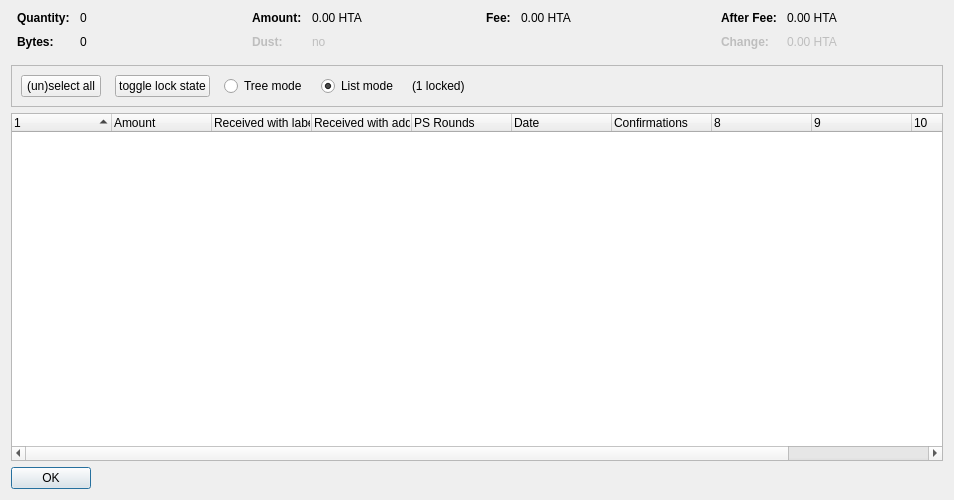
<?xml version="1.0" encoding="UTF-8"?>
<ui version="4.0">
 <class>CoinControlDialog</class>
 <widget class="QDialog" name="CoinControlDialog">
  <property name="geometry">
   <rect>
    <x>0</x>
    <y>0</y>
    <width>954</width>
    <height>500</height>
   </rect>
  </property>
  <property name="windowTitle">
   <string>Coin Selection</string>
  </property>
  <layout class="QVBoxLayout" name="verticalLayout">
   <item>
    <layout class="QHBoxLayout" name="horizontalLayoutTop" stretch="0,0,0,0">
     <property name="topMargin">
      <number>0</number>
     </property>
     <property name="bottomMargin">
      <number>10</number>
     </property>
     <item>
      <layout class="QFormLayout" name="formLayoutCoinControl1">
       <property name="horizontalSpacing">
        <number>10</number>
       </property>
       <property name="verticalSpacing">
        <number>10</number>
       </property>
       <property name="leftMargin">
        <number>6</number>
       </property>
       <property name="rightMargin">
        <number>6</number>
       </property>
       <item row="0" column="0">
        <widget class="QLabel" name="labelCoinControlQuantityText">
         <property name="font">
          <font>
           <weight>75</weight>
           <bold>true</bold>
          </font>
         </property>
         <property name="text">
          <string>Quantity:</string>
         </property>
        </widget>
       </item>
       <item row="0" column="1">
        <widget class="QLabel" name="labelCoinControlQuantity">
         <property name="cursor">
          <cursorShape>IBeamCursor</cursorShape>
         </property>
         <property name="contextMenuPolicy">
          <enum>Qt::ActionsContextMenu</enum>
         </property>
         <property name="text">
          <string notr="true">0</string>
         </property>
         <property name="textInteractionFlags">
          <set>Qt::LinksAccessibleByMouse|Qt::TextSelectableByKeyboard|Qt::TextSelectableByMouse</set>
         </property>
        </widget>
       </item>
       <item row="1" column="0">
        <widget class="QLabel" name="labelCoinControlBytesText">
         <property name="font">
          <font>
           <weight>75</weight>
           <bold>true</bold>
          </font>
         </property>
         <property name="text">
          <string>Bytes:</string>
         </property>
        </widget>
       </item>
       <item row="1" column="1">
        <widget class="QLabel" name="labelCoinControlBytes">
         <property name="cursor">
          <cursorShape>IBeamCursor</cursorShape>
         </property>
         <property name="contextMenuPolicy">
          <enum>Qt::ActionsContextMenu</enum>
         </property>
         <property name="text">
          <string notr="true">0</string>
         </property>
         <property name="textInteractionFlags">
          <set>Qt::LinksAccessibleByMouse|Qt::TextSelectableByKeyboard|Qt::TextSelectableByMouse</set>
         </property>
        </widget>
       </item>
      </layout>
     </item>
     <item>
      <layout class="QFormLayout" name="formLayoutCoinControl2">
       <property name="horizontalSpacing">
        <number>10</number>
       </property>
       <property name="verticalSpacing">
        <number>10</number>
       </property>
       <property name="leftMargin">
        <number>6</number>
       </property>
       <property name="rightMargin">
        <number>6</number>
       </property>
       <item row="0" column="0">
        <widget class="QLabel" name="labelCoinControlAmountText">
         <property name="font">
          <font>
           <weight>75</weight>
           <bold>true</bold>
          </font>
         </property>
         <property name="text">
          <string>Amount:</string>
         </property>
        </widget>
       </item>
       <item row="0" column="1">
        <widget class="QLabel" name="labelCoinControlAmount">
         <property name="cursor">
          <cursorShape>IBeamCursor</cursorShape>
         </property>
         <property name="contextMenuPolicy">
          <enum>Qt::ActionsContextMenu</enum>
         </property>
         <property name="text">
          <string notr="true">0.00 HTA</string>
         </property>
         <property name="textInteractionFlags">
          <set>Qt::LinksAccessibleByMouse|Qt::TextSelectableByKeyboard|Qt::TextSelectableByMouse</set>
         </property>
        </widget>
       </item>
       <item row="1" column="0">
        <widget class="QLabel" name="labelCoinControlLowOutputText">
         <property name="enabled">
          <bool>false</bool>
         </property>
         <property name="font">
          <font>
           <weight>75</weight>
           <bold>true</bold>
          </font>
         </property>
         <property name="text">
          <string>Dust:</string>
         </property>
        </widget>
       </item>
       <item row="1" column="1">
        <widget class="QLabel" name="labelCoinControlLowOutput">
         <property name="enabled">
          <bool>false</bool>
         </property>
         <property name="cursor">
          <cursorShape>IBeamCursor</cursorShape>
         </property>
         <property name="contextMenuPolicy">
          <enum>Qt::ActionsContextMenu</enum>
         </property>
         <property name="text">
          <string notr="true">no</string>
         </property>
         <property name="textInteractionFlags">
          <set>Qt::LinksAccessibleByMouse|Qt::TextSelectableByKeyboard|Qt::TextSelectableByMouse</set>
         </property>
        </widget>
       </item>
      </layout>
     </item>
     <item>
      <layout class="QFormLayout" name="formLayoutCoinControl3">
       <property name="horizontalSpacing">
        <number>10</number>
       </property>
       <property name="verticalSpacing">
        <number>10</number>
       </property>
       <property name="leftMargin">
        <number>6</number>
       </property>
       <property name="rightMargin">
        <number>6</number>
       </property>
       <item row="0" column="0">
        <widget class="QLabel" name="labelCoinControlFeeText">
         <property name="font">
          <font>
           <weight>75</weight>
           <bold>true</bold>
          </font>
         </property>
         <property name="text">
          <string>Fee:</string>
         </property>
        </widget>
       </item>
       <item row="0" column="1">
        <widget class="QLabel" name="labelCoinControlFee">
         <property name="cursor">
          <cursorShape>IBeamCursor</cursorShape>
         </property>
         <property name="contextMenuPolicy">
          <enum>Qt::ActionsContextMenu</enum>
         </property>
         <property name="text">
          <string notr="true">0.00 HTA</string>
         </property>
         <property name="textInteractionFlags">
          <set>Qt::LinksAccessibleByMouse|Qt::TextSelectableByKeyboard|Qt::TextSelectableByMouse</set>
         </property>
        </widget>
       </item>
      </layout>
     </item>
     <item>
      <layout class="QFormLayout" name="formLayoutCoinControl4">
       <property name="horizontalSpacing">
        <number>10</number>
       </property>
       <property name="verticalSpacing">
        <number>10</number>
       </property>
       <property name="leftMargin">
        <number>6</number>
       </property>
       <property name="rightMargin">
        <number>6</number>
       </property>
       <item row="0" column="0">
        <widget class="QLabel" name="labelCoinControlAfterFeeText">
         <property name="font">
          <font>
           <weight>75</weight>
           <bold>true</bold>
          </font>
         </property>
         <property name="text">
          <string>After Fee:</string>
         </property>
        </widget>
       </item>
       <item row="0" column="1">
        <widget class="QLabel" name="labelCoinControlAfterFee">
         <property name="cursor">
          <cursorShape>IBeamCursor</cursorShape>
         </property>
         <property name="contextMenuPolicy">
          <enum>Qt::ActionsContextMenu</enum>
         </property>
         <property name="text">
          <string notr="true">0.00 HTA</string>
         </property>
         <property name="textInteractionFlags">
          <set>Qt::LinksAccessibleByMouse|Qt::TextSelectableByKeyboard|Qt::TextSelectableByMouse</set>
         </property>
        </widget>
       </item>
       <item row="1" column="0">
        <widget class="QLabel" name="labelCoinControlChangeText">
         <property name="enabled">
          <bool>false</bool>
         </property>
         <property name="font">
          <font>
           <weight>75</weight>
           <bold>true</bold>
          </font>
         </property>
         <property name="text">
          <string>Change:</string>
         </property>
        </widget>
       </item>
       <item row="1" column="1">
        <widget class="QLabel" name="labelCoinControlChange">
         <property name="enabled">
          <bool>false</bool>
         </property>
         <property name="cursor">
          <cursorShape>IBeamCursor</cursorShape>
         </property>
         <property name="contextMenuPolicy">
          <enum>Qt::ActionsContextMenu</enum>
         </property>
         <property name="text">
          <string notr="true">0.00 HTA</string>
         </property>
         <property name="textInteractionFlags">
          <set>Qt::LinksAccessibleByMouse|Qt::TextSelectableByKeyboard|Qt::TextSelectableByMouse</set>
         </property>
        </widget>
       </item>
      </layout>
     </item>
    </layout>
   </item>
   <item>
    <widget class="QFrame" name="frame">
     <property name="minimumSize">
      <size>
       <width>0</width>
       <height>40</height>
      </size>
     </property>
     <property name="frameShape">
      <enum>QFrame::StyledPanel</enum>
     </property>
     <property name="frameShadow">
      <enum>QFrame::Sunken</enum>
     </property>
     <layout class="QHBoxLayout" name="horizontalLayout">
      <item>
       <layout class="QHBoxLayout" name="horizontalLayoutPanel" stretch="0,0,0,0,0,0">
        <property name="spacing">
         <number>14</number>
        </property>
        <item>
         <widget class="QPushButton" name="pushButtonSelectAll">
          <property name="sizePolicy">
           <sizepolicy hsizetype="Maximum" vsizetype="Fixed">
            <horstretch>0</horstretch>
            <verstretch>0</verstretch>
           </sizepolicy>
          </property>
          <property name="text">
           <string>(un)select all</string>
          </property>
          <property name="autoDefault">
           <bool>false</bool>
          </property>
         </widget>
        </item>
        <item>
         <widget class="QPushButton" name="pushButtonToggleLock">
          <property name="sizePolicy">
           <sizepolicy hsizetype="Maximum" vsizetype="Fixed">
            <horstretch>0</horstretch>
            <verstretch>0</verstretch>
           </sizepolicy>
          </property>
          <property name="text">
           <string>toggle lock state</string>
          </property>
          <property name="autoDefault">
           <bool>false</bool>
          </property>
         </widget>
        </item>
        <item>
         <widget class="QRadioButton" name="radioTreeMode">
          <property name="sizePolicy">
           <sizepolicy hsizetype="Maximum" vsizetype="Fixed">
            <horstretch>0</horstretch>
            <verstretch>0</verstretch>
           </sizepolicy>
          </property>
          <property name="text">
           <string>Tree mode</string>
          </property>
         </widget>
        </item>
        <item>
         <widget class="QRadioButton" name="radioListMode">
          <property name="sizePolicy">
           <sizepolicy hsizetype="Maximum" vsizetype="Fixed">
            <horstretch>0</horstretch>
            <verstretch>0</verstretch>
           </sizepolicy>
          </property>
          <property name="text">
           <string>List mode</string>
          </property>
          <property name="checked">
           <bool>true</bool>
          </property>
         </widget>
        </item>
        <item>
         <widget class="QLabel" name="labelLocked">
          <property name="text">
           <string>(1 locked)</string>
          </property>
         </widget>
        </item>
        <item>
         <spacer name="horizontalSpacer">
          <property name="orientation">
           <enum>Qt::Horizontal</enum>
          </property>
          <property name="sizeHint" stdset="0">
           <size>
            <width>40</width>
            <height>20</height>
           </size>
          </property>
         </spacer>
        </item>
       </layout>
      </item>
     </layout>
    </widget>
   </item>
   <item>
    <widget class="CoinControlTreeWidget" name="treeWidget">
     <property name="contextMenuPolicy">
      <enum>Qt::CustomContextMenu</enum>
     </property>
     <property name="sortingEnabled">
      <bool>false</bool>
     </property>
     <property name="columnCount">
      <number>11</number>
     </property>
     <attribute name="headerShowSortIndicator" stdset="0">
      <bool>true</bool>
     </attribute>
     <attribute name="headerStretchLastSection">
      <bool>false</bool>
     </attribute>
     <column>
      <property name="text">
       <string/>
      </property>
     </column>
     <column>
      <property name="text">
       <string>Amount</string>
      </property>
     </column>
     <column>
      <property name="text">
       <string>Received with label</string>
      </property>
     </column>
     <column>
      <property name="text">
       <string>Received with address</string>
      </property>
     </column>
     <column>
      <property name="text">
       <string>PS Rounds</string>
      </property>
     </column>
     <column>
      <property name="text">
       <string>Date</string>
      </property>
     </column>
     <column>
      <property name="text">
       <string>Confirmations</string>
      </property>
      <property name="toolTip">
       <string>Confirmed</string>
      </property>
     </column>
     <column>
      <property name="text">
       <string/>
      </property>
     </column>
     <column>
      <property name="text">
       <string/>
      </property>
     </column>
     <column>
      <property name="text">
       <string/>
      </property>
     </column>
     <column>
      <property name="text">
       <string/>
      </property>
     </column>
    </widget>
   </item>
   <item>
    <widget class="QDialogButtonBox" name="buttonBox">
     <property name="sizePolicy">
      <sizepolicy hsizetype="Maximum" vsizetype="Fixed">
       <horstretch>0</horstretch>
       <verstretch>0</verstretch>
      </sizepolicy>
     </property>
     <property name="orientation">
      <enum>Qt::Horizontal</enum>
     </property>
     <property name="standardButtons">
      <set>QDialogButtonBox::Ok</set>
     </property>
    </widget>
   </item>
  </layout>
 </widget>
 <customwidgets>
  <customwidget>
   <class>CoinControlTreeWidget</class>
   <extends>QTreeWidget</extends>
   <header>coincontroltreewidget.h</header>
  </customwidget>
 </customwidgets>
 <resources/>
 <connections/>
</ui>
